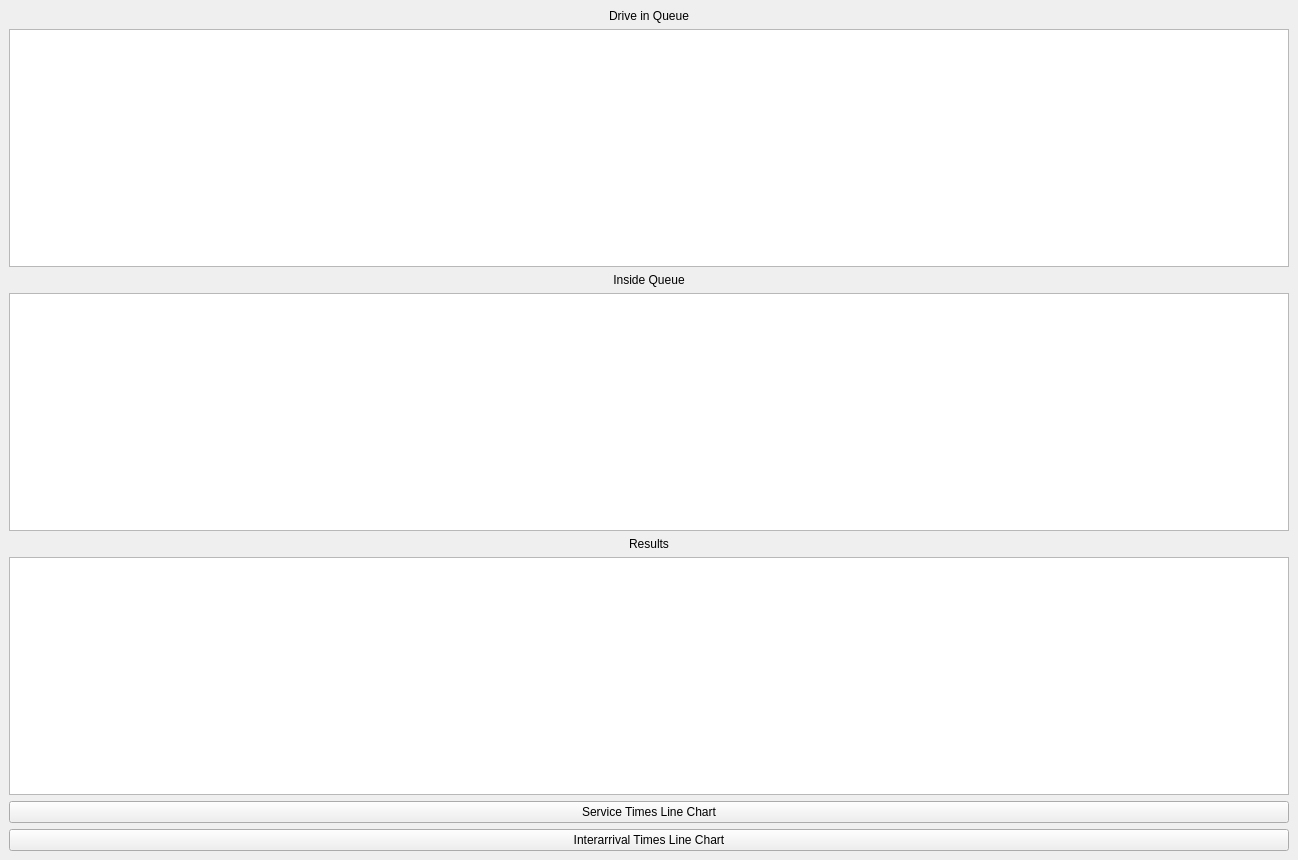
<?xml version="1.0" encoding="UTF-8"?>
<ui version="4.0">
 <class>runWindow</class>
 <widget class="QMainWindow" name="runWindow">
  <property name="geometry">
   <rect>
    <x>0</x>
    <y>0</y>
    <width>1298</width>
    <height>860</height>
   </rect>
  </property>
  <property name="windowTitle">
   <string>MainWindow</string>
  </property>
  <widget class="QWidget" name="centralwidget">
   <layout class="QVBoxLayout" name="verticalLayout">
    <item>
     <widget class="QLabel" name="driveinLabel">
      <property name="text">
       <string>Drive in Queue</string>
      </property>
      <property name="alignment">
       <set>Qt::AlignCenter</set>
      </property>
     </widget>
    </item>
    <item>
     <widget class="QTableWidget" name="driveinTable"/>
    </item>
    <item>
     <widget class="QLabel" name="insideLabel">
      <property name="text">
       <string>Inside Queue</string>
      </property>
      <property name="alignment">
       <set>Qt::AlignCenter</set>
      </property>
     </widget>
    </item>
    <item>
     <widget class="QTableWidget" name="insideTable"/>
    </item>
    <item>
     <widget class="QLabel" name="resultsLabel">
      <property name="text">
       <string>Results</string>
      </property>
      <property name="alignment">
       <set>Qt::AlignCenter</set>
      </property>
     </widget>
    </item>
    <item>
     <widget class="QTableWidget" name="resultsTable"/>
    </item>
    <item>
     <layout class="QHBoxLayout" name="horizontalLayout"/>
    </item>
    <item>
     <widget class="QPushButton" name="svcChartBtn">
      <property name="text">
       <string>Service Times Line Chart</string>
      </property>
     </widget>
    </item>
    <item>
     <widget class="QPushButton" name="arrivalChartBtn">
      <property name="text">
       <string>Interarrival Times Line Chart</string>
      </property>
     </widget>
    </item>
   </layout>
  </widget>
 </widget>
 <resources/>
 <connections/>
</ui>
